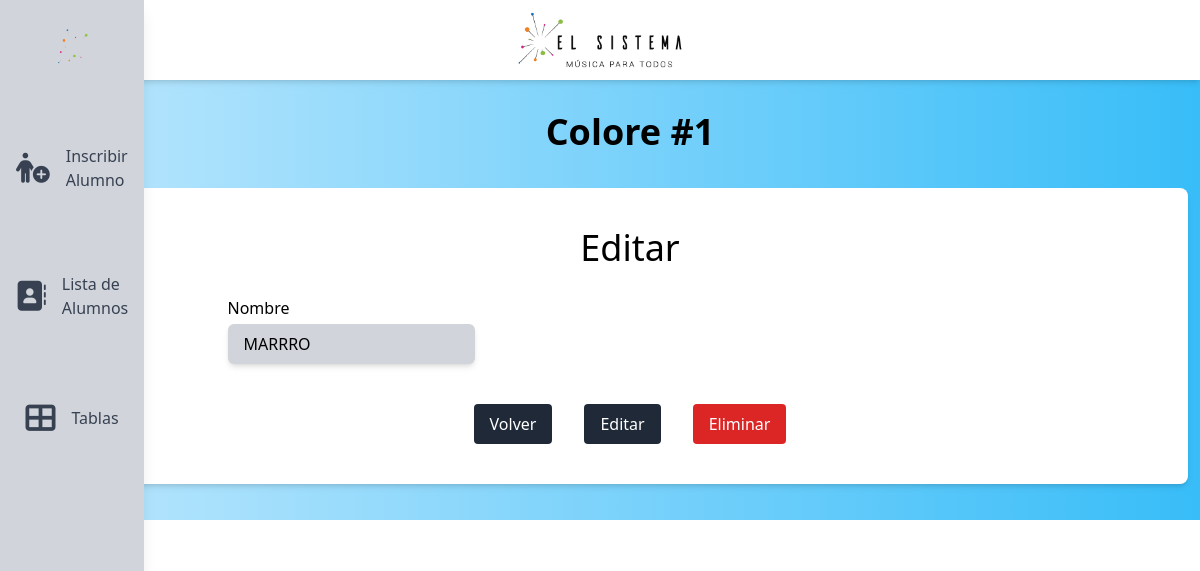
Page /colores/1 on the earlier database version.
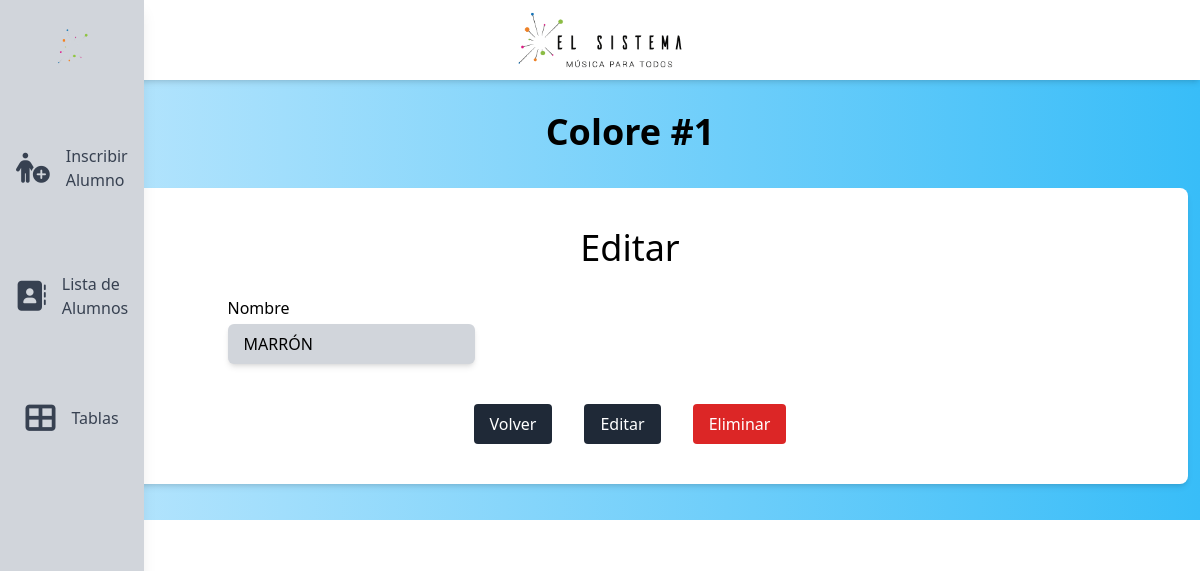
Same page on the later database version.
### matricula/models.py (models this page shows, shortened)
class Color(models.Model):
    nombre = models.CharField(max_length=128, blank=True, null=True)
    activo = models.BooleanField(default=True)

### matricula/views.py (the view)
# urls.py: path('colores/<nullable_int:id>', colores, name='colores'),
def colores(request, id):
    return viewset(request,
        Color,
        [
            {
                'name': 'nombre',
                'type': 'text',
                'width': '50'
            },
        ],
        'Colores',
        ColorForm,
        'colores',
        id
    )

### matricula/forms.py
class ColorForm(CustomClassForm):
    class Meta:
        model = Color
        exclude = ('activo',)
        fields = '__all__'

### matricula/helpers.py (called while the page is built)
    def to_python(self, value):
        if value:
            return int(value)
        return None

### matricula/templates/administrador/details.html (shortened to what this page needs)
{% extends "administrador/layout.html" %}
{% block body %}
<h1 class="text-4xl flex items-center font-bold mb-4 justify-center h-[5rem]">{{ title }} #{{ entry.id }}</h1>
<div class="bg-white shadow-md rounded-lg p-6 m-3 mb-9 flex flex-col items-center">
    <h2 class="text-4xl text-center my-4 mb-4 capitalize">Editar</h2>
    <form id="main-form">
        <div class="grid lg:grid-cols-3">
            {% for field in model_form %}
            <div class="flex flex-col mx-4 my-2">
                <div class="flex flex-row my-1">
                    <p>{{ field.name|title }}
                    </p>
                </div>
                {{ field }}
            </div>
        {% endfor %}
        </div>
        <div class="flex justify-start mt-4">
            <button type="button" id="back-buton" class="bg-gray-800 text-white px-4 py-2 m-4 rounded" onclick="goToURL(window.location.href.split('/').slice(0, -1).join('/'))">Volver</button>
            <button type="button" id="edit-button" class="bg-gray-800 text-white px-4 py-2 m-4 rounded hidden" onclick="setFormParams()">Editar</button>
            <button type="button" id="delete-button" class="bg-red-600 text-white px-4 py-2 m-4 rounded" onclick="deleteEntry('{{ entry.id }}');">Eliminar</button>
        </div>
    </form>
</div>
{% endblock %}

Differences in the rows shown:
changed Color id 1: nombre "MARRRO" → "MARRÓN"
